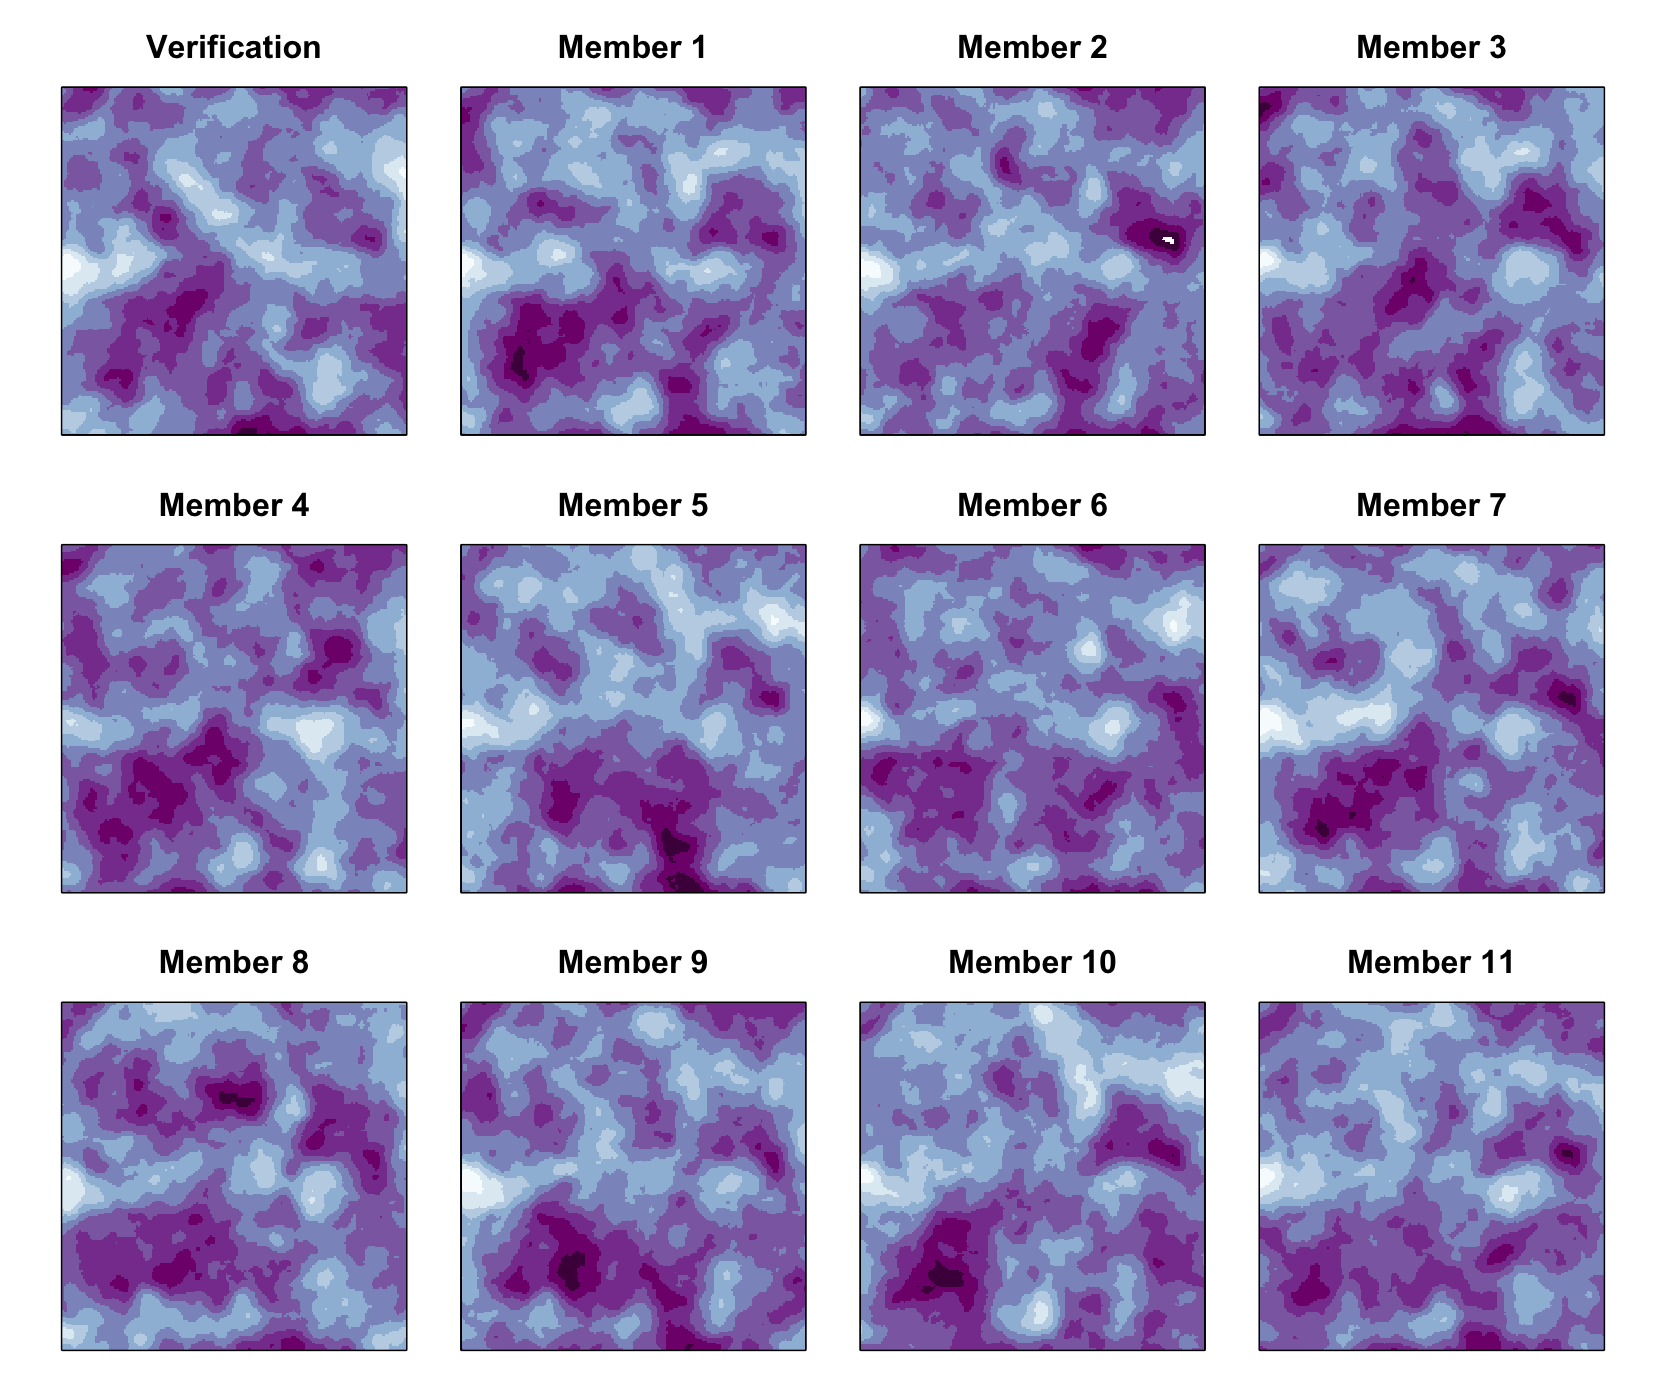

R code for this plot:

## example of obs and ens. mean
library(RandomFields)
library(fields)
library(tidyverse)
library(gridExtra)
library(RColorBrewer)

rho_root <- function(rho, xi, smooth, rng, var) {
  model <- RMbiwm(nu = smooth, s = rng, cdiag = var, rhored = rho)
  return (RFcov(model, x=0)[1,1,2] - xi)
}
rhored_search <- function(xi, smooth, rng, var) {
  # xi (float): desired weight ratio between ensemble mean and perturbation
  # NOTE: other model parameters passed to RMbiwm() are assumed to be set and constant
  if(rng[1]==rng[3]){
    return(xi)
  } else{
    rhored <- uniroot(rho_root, c(xi, 1), xi=xi, smooth=smooth, rng=rng, var=var)$root
    return (rhored)
  }
}


x <- y <- seq(-20, 20, 0.2)
a1 <- 2
a2 <- 2
xi <- 0.8; smooth <- c(1.5, 1.5, 1.5); var <- c(1, 1)

## simulate the verification and various ensemble means
rng <- c(a1, sqrt(a1*a2), a2)
rho <- rhored_search(xi, smooth, rng, var)

## model
set.seed(202003013)
model_biwm <- RMbiwm(nu=smooth, s=rng, cdiag=var, rhored=rho)
sim <- RFsimulate(model_biwm, x, y)


## plot the fields
dat <- expand.grid(x = x, y = y)

png("obs_mean.png", units="in", width=6, height=3.2, res=280, pointsize=9)
par(mfrow=c(1,2))
par(mar=c(3,3,4,2)+0.1)

dat["z"] <- sim$variable1
quilt.plot(dat, col=brewer.pal(9, "BuPu"), nx=200, ny=200, 
           zlim = range(sim$variable1) + c(-0.1, 0.1), add.legend=FALSE,
           main="Analysis")

dat["z"] <- sim$variable2
quilt.plot(dat, col=brewer.pal(9, "BuPu"), nx=200, ny=200, 
           zlim = range(sim$variable1) + c(-0.1, 0.1), add.legend=FALSE,
           main="Ensemble Mean")

dev.off()


## full set 
demo_ens_sim <- function(a1, a2) {
  ## grid
  x <- y <- seq(-20, 20, 0.2)
  ## model params
  xi <- 0.8; smooth <- c(1.5, 1.5, 1.5); var <- c(1, 1)
  
  rng <- c(a1, sqrt(a1*a2), a2)
  rho <- rhored_search(xi, smooth, rng, var)
  
  # model
  set.seed(202003013)
  model_biwm <- RMbiwm(nu=smooth, s=rng, cdiag=var, rhored=rho)
  sim <- RFsimulate(model_biwm, x, y)
  
  ## ensemble perturbation
  model_whittle <- RMwhittle(nu=smooth[3], notinvnu=TRUE,
                             scale=rng[3], var=var[2])
  omega <- RFsimulate(model_whittle, x, y, n=11)
  omega <- as.matrix(data.frame(omega))
  
  ensemble_mean <- replicate(11, sim$variable2)
  ensemble <- xi*ensemble_mean + sqrt(1-xi^2)*omega
  
  fields <- data.frame(sim$variable1, ensemble)
  return(fields)
} 


plot_binary <- function(fields, tau=1, inc_lab=TRUE) {
  
  # fields: observation and ensemble data formatted as cols of a dataframe
  # tau: masking threshold
  # inc_lab: include label?
  
  x <- y <- seq(-20, 20, 0.2)
  
  ## format data as xyz dataframe 
  dat <- expand.grid(x = x, y = y)
  dat["z"] <- fields[,1]
  
  ## collect each plot in a list
  fplots <- list()
  
  ## build plot list
  for (i in 1:ncol(fields))
    local({
      i <- i
      # update data being plotted
      dat$z <- fields[,i]
      p <- ggplot(dat, aes(x, y)) +
        geom_raster(aes(fill = z > tau)) +
        scale_fill_manual(values = c("TRUE" = "#08306B", "FALSE" = "#F7FBFF")) +
        theme_void() +
        theme(plot.title = element_text(hjust = 0.5, size=12, face="bold"), # center title
              axis.text = element_blank(),
              axis.ticks = element_blank(),
              legend.position="none",
              aspect.ratio = 1/1) 
      
      if (!inc_lab){
        p <- p + labs(x="",y="",title="")
      } else {
        if (i == 1) {
          p <- p + labs(x="",y="",title="Verification")
        } else {
          p <- p + labs(x="",y="",title=paste("Member ", i-1, sep = ""))
        }
      }
      # add each plot into plot list
      fplots[[i]] <<- p  
    })
  
  return(fplots)
  
}

fields <- demo_ens_sim(a1, a2)

plist <- plot_binary(fields)
png("example_fields_binary.png", units="in", height=6.2, width=6, res=200, pointsize=10)
grid.arrange(
  arrangeGrob(grobs=plist, ncol=4)
)
dev.off()


# plot the fields manually
x <- y <- seq(-20, 20, 0.2)

## format data as xyz dataframe 
dat <- expand.grid(x = x, y = y)
dat["z"] <- fields[,1]

l.min <- floor(min(fields[,1]))
l.max <- ceiling(max(fields[,1]))

# png("obs_mean.png", units="in", width=6, height=3.2, res=280, pointsize=9)
png("example_fields.png", units="in", height=5.2, width=6, res=280, pointsize=9)
par(mfrow=c(3, 4))
par(mar=c(3,3,4,2)+0.1)
par(cex.main=1.4, xaxt="n", yaxt="n",
    mai=c(.5,1,.6,.4), mar=c(1,1,3,1), oma=c(1.5,1.5,1.5,1.5))

## build plot list
for (i in 1:ncol(fields)) {
  # update data being plotted
  dat$z <- fields[,i]
  
  if (i == 1) {
    quilt.plot(dat, col=brewer.pal(9, "BuPu"), nx=200, ny=200, 
               zlim = range(dat$z) + c(-0.4, 0.4), add.legend=FALSE,
               main="Verification")
  } else {
    quilt.plot(dat, col=brewer.pal(9, "BuPu"), nx=200, ny=200, 
               zlim = range(fields[, 1]) + c(-0.4, 0.4), add.legend=FALSE,
               main=paste("Member ", i-1, sep = ""))
  }
}

dev.off()
 